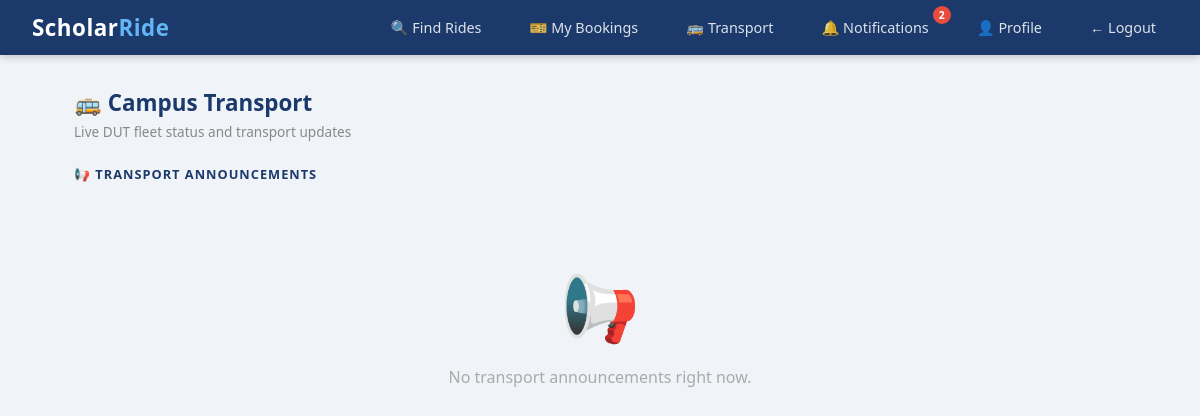
Before: /transport (signed in) with the older database file.
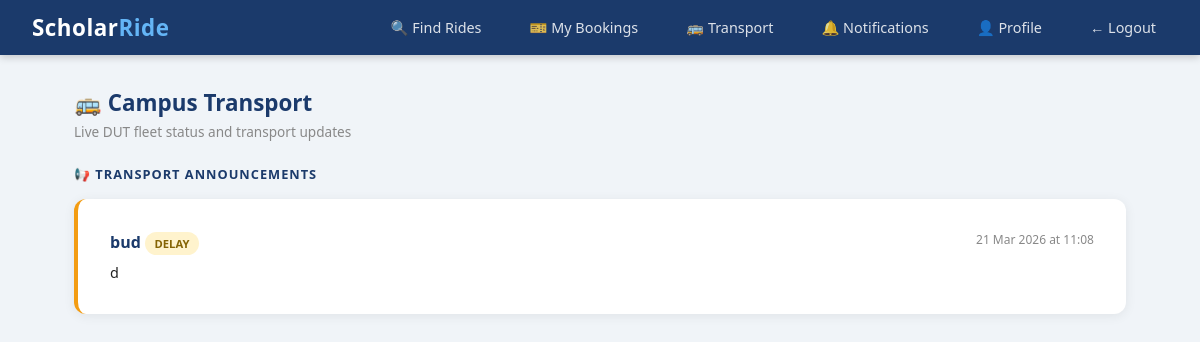
After: the same page with the newer database file.
### scholar_ride/models.py (models this page shows)
class Announcement(db.Model):
    id = db.Column(db.Integer, primary_key=True)
    admin_id = db.Column(db.Integer, db.ForeignKey('user.id'), nullable=False)
    title = db.Column(db.String(200), nullable=False)
    body = db.Column(db.Text, nullable=False)
    category = db.Column(db.String(50))
    created_at = db.Column(db.DateTime, default=sast_now)

### scholar_ride/routes/admin.py (the view)
@admin.route('/transport')
@login_required
def transport_feed():
    from scholar_ride.models import Vehicle
    announcements = Announcement.query.order_by(Announcement.created_at.desc()).all()
    vehicles = Vehicle.query.order_by(Vehicle.bus_number).all()
    return render_template('transport/feed.html', announcements=announcements, vehicles=vehicles)

### scholar_ride/models.py (called while the page is built)
@login_manager.user_loader
def load_user(user_id):
    return User.query.get(int(user_id))

### scholar_ride/templates/transport/feed.html (shortened to what this page needs)
{% extends "base.html" %}
{% block content %}
<div class="page-header d-flex justify-between align-center mb-3">
    <div>
        <h4 style="color:#1B3A6B; margin-bottom:0.25rem;">🚌 Campus Transport</h4>
        <p class="text-muted">Live DUT fleet status and transport updates</p>
    </div>
</div>
<h6 style="color:#1B3A6B; font-weight:700; margin-bottom:1rem; text-transform:uppercase; letter-spacing:1px; font-size:0.8rem;">
    📢 Transport Announcements
</h6>
{% if announcements %}
    {% for ann in announcements %}
    <div class="card mb-2 p-3" style="border-left: 4px solid
        {% if ann.category == 'breakdown' %}#e74c3c
        {% elif ann.category == 'delay' %}#f39c12
        {% elif ann.category == 'cancellation' %}#e74c3c
        {% else %}#1B3A6B{% endif %};">
        <div style="display:flex; justify-content:space-between; align-items:flex-start; flex-wrap:wrap; gap:0.5rem;">
            <div>
                <strong style="color:#1B3A6B;">{{ ann.title }}</strong>
                <span class="badge ms-2
                    {% if ann.category == 'breakdown' %}badge-danger
                    {% elif ann.category == 'delay' %}badge-warning
                    {% elif ann.category == 'cancellation' %}badge-danger
                    {% else %}badge-primary{% endif %}"
                    style="font-size:0.7rem;">
                    {{ ann.category | upper }}
                </span>
            </div>
            <small class="text-muted" style="font-size:0.75rem;">
                {{ ann.created_at.strftime('%d %b %Y at %H:%M') }}
            </small>
        </div>
        <p class="mb-0 mt-1" style="font-size:0.9rem;">{{ ann.body }}</p>
    </div>
    {% endfor %}
{% else %}
    <div class="empty-state">
        <div class="empty-icon">📢</div>
        <p>No transport announcements right now.</p>
    </div>
{% endif %}
{% endblock %}

### scholar_ride/templates/base.html (shortened to what this page needs)
<!DOCTYPE html>
<html lang="en">
<head>
</head>
<body>
    <nav class="navbar">
        <a class="navbar-brand" href="/rides">Scholar<span>Ride</span></a>
        <ul class="nav-links" id="navLinks">
         {% if current_user and current_user.is_authenticated %}
        {% if current_user.role == 'student' %}
            <li><a href="/rides">🔍 Find Rides</a></li>
            <li><a href="/bookings/my">🎫 My Bookings</a></li>
            <li><a href="/transport">🚌 Transport</a></li>
        {% elif current_user.role == 'staff' %}
            <li><a href="/rides">🔍 Find Rides</a></li>
            <li><a href="/bookings/my">🎫 My Bookings</a></li>
            <li><a href="/transport">🚌 Transport</a></li>
        {% elif current_user.role == 'driver' %}
            <li><a href="/admin/fleet">🚌 Fleet</a></li>
            <li><a href="/rides/my">🚗 My Rides</a></li>
            <li><a href="/transport">🚌 Transport</a></li>
        {% elif current_user.role == 'admin' %}
            <li><a href="/admin">⚙️ Admin</a></li>
            <li><a href="/admin/fleet">🚌 Fleet</a></li>
            <li><a href="/transport">🚌 Transport</a></li>
        {% endif %}
        <li>
            <a href="/notifications" style="position:relative;">
                🔔 Notifications
                {% if unread_count > 0 %}
                <span style="
                    position:absolute;
                    top:-6px;
                    right:-10px;
                    background:#e74c3c;
                    color:white;
                    border-radius:50%;
                    font-size:0.65rem;
                    font-weight:700;
                    width:18px;
                    height:18px;
                    display:flex;
                    align-items:center;
                    justify-content:center;">
                    {{ unread_count }}
                </span>
                {% endif %}
                  </a>
                </li>
                    <li><a href="/profile">👤 Profile</a></li>
                 <li><a href="/logout">← Logout</a></li>
                 {% else %}
                 <li><a href="/login">Login</a></li>
                 <li><a href="/register">Register</a></li>
           {% endif %}
        </ul>
    </nav>
    <div class="container">
        {% block content %}{% endblock %}
    </div>
</body>
</html>

### scholar_ride/templates/base.html (style rules this page uses)
*, *::before, *::after { box-sizing: border-box; margin: 0; padding: 0; }
body { font-family: 'Segoe UI', Tahoma, Geneva, Verdana, sans-serif; background: #f0f4f8; color: #222; }
.navbar { background: #1B3A6B; padding: 0.75rem 2rem; display: flex; align-items: center; justify-content: space-between; box-shadow: 0 2px 8px rgba(0,0,0,0.2); position: relative; }
.navbar-brand { color: white; font-size: 1.4rem; font-weight: 700; text-decoration: none; letter-spacing: 0.5px; }
.navbar-brand span { color: #64B5F6; }
.nav-links { display: flex; gap: 1.5rem; list-style: none; align-items: center; }
.nav-links a { color: rgba(255,255,255,0.85); text-decoration: none; font-size: 0.9rem; padding: 0.4rem 0.75rem; border-radius: 6px; transition: background 0.2s, color 0.2s; }
.container { max-width: 1100px; margin: 0 auto; padding: 2rem 1.5rem; }
.card { background: white; border-radius: 12px; box-shadow: 0 2px 12px rgba(0,0,0,0.07); padding: 2rem; margin-bottom: 1.5rem; }
.badge { display: inline-block; padding: 0.25rem 0.6rem; border-radius: 20px; font-size: 0.75rem; font-weight: 700; }
.badge-warning { background: #fff3cd; color: #856404; }
.text-muted { color: #888; font-size: 0.85rem; }
.mt-1 { margin-top: 0.5rem; }
.mb-2 { margin-bottom: 1rem; }
.d-flex { display: flex; }
.justify-between { justify-content: space-between; }
.align-center { align-items: center; }
.page-header { margin-bottom: 1.5rem; }
.page-header h4 { color: #1B3A6B; font-size: 1.4rem; font-weight: 700; }

Changed rows visible on the page:
added Announcement: title "bud", category "DELAY", created_at "21 Mar 2026 at 11:08", body "d"
Other visible differences:
{{ unread_count }}: "2" → (not shown)
text no longer shown: "📢 No transport announcements right now."
